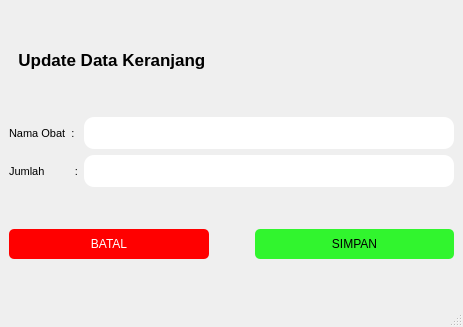
<?xml version="1.0" encoding="UTF-8"?>
<ui version="4.0">
 <class>MainWindow</class>
 <widget class="QMainWindow" name="MainWindow">
  <property name="geometry">
   <rect>
    <x>0</x>
    <y>0</y>
    <width>463</width>
    <height>327</height>
   </rect>
  </property>
  <property name="windowTitle">
   <string>MainWindow</string>
  </property>
  <property name="styleSheet">
   <string notr="true"/>
  </property>
  <widget class="QWidget" name="centralwidget">
   <layout class="QVBoxLayout" name="verticalLayout">
    <item>
     <widget class="QLabel" name="label">
      <property name="maximumSize">
       <size>
        <width>16777215</width>
        <height>30</height>
       </size>
      </property>
      <property name="font">
       <font>
        <pointsize>13</pointsize>
        <bold>true</bold>
       </font>
      </property>
      <property name="styleSheet">
       <string notr="true"/>
      </property>
      <property name="text">
       <string>  Update Data Keranjang</string>
      </property>
     </widget>
    </item>
    <item>
     <layout class="QGridLayout" name="gridLayout">
      <item row="1" column="2">
       <widget class="QLineEdit" name="lineEdit_2">
        <property name="styleSheet">
         <string notr="true">background-color: rgb(255, 255, 255);
border-radius: 10px;
padding: 8px 8px;</string>
        </property>
       </widget>
      </item>
      <item row="0" column="1">
       <widget class="QLabel" name="label_2">
        <property name="font">
         <font>
          <pointsize>8</pointsize>
         </font>
        </property>
        <property name="styleSheet">
         <string notr="true"/>
        </property>
        <property name="text">
         <string>Nama Obat  :</string>
        </property>
       </widget>
      </item>
      <item row="1" column="1">
       <widget class="QLabel" name="label_4">
        <property name="font">
         <font>
          <pointsize>8</pointsize>
         </font>
        </property>
        <property name="styleSheet">
         <string notr="true"/>
        </property>
        <property name="text">
         <string>Jumlah          :</string>
        </property>
       </widget>
      </item>
      <item row="0" column="2">
       <widget class="QLineEdit" name="lineEdit">
        <property name="styleSheet">
         <string notr="true">background-color: rgb(255, 255, 255);
border-radius: 10px;
padding: 8px 8px;</string>
        </property>
       </widget>
      </item>
     </layout>
    </item>
    <item>
     <layout class="QGridLayout" name="gridLayout_2">
      <item row="0" column="2">
       <widget class="QPushButton" name="pushButton_simpan">
        <property name="styleSheet">
         <string notr="true">QPushButton { 
background-color: rgb(49, 245, 46);
	border-radius: 5px;
padding: 8px 8px;
}

/* Saat kursor hover */
QPushButton:hover {
     /* warna saat hover */
	background-color: rgb(85, 255, 127);
    color: black;
}

/* Saat tombol ditekan */
QPushButton:pressed {
     /* warna saat ditekan */
		background-color: rgb(85, 255, 127);
    color: black;
}

</string>
        </property>
        <property name="text">
         <string>SIMPAN</string>
        </property>
       </widget>
      </item>
      <item row="0" column="0">
       <widget class="QPushButton" name="pushButton_batal">
        <property name="styleSheet">
         <string notr="true">QPushButton { 
border-radius: 5px;
padding: 8px 8px;
	background-color: rgb(255, 0, 0);
    color: white;
}

/* Saat kursor hover */
QPushButton:hover {
     /* warna saat hover */
background-color:rgb(213, 0, 0);
	color: white;
}

/* Saat tombol ditekan */
QPushButton:pressed {
     /* warna saat ditekan */
background-color: rgb(213, 0, 0);
	color: white;
}</string>
        </property>
        <property name="text">
         <string>BATAL</string>
        </property>
       </widget>
      </item>
      <item row="0" column="1">
       <spacer name="horizontalSpacer">
        <property name="orientation">
         <enum>Qt::Horizontal</enum>
        </property>
        <property name="sizeType">
         <enum>QSizePolicy::Fixed</enum>
        </property>
        <property name="sizeHint" stdset="0">
         <size>
          <width>40</width>
          <height>20</height>
         </size>
        </property>
       </spacer>
      </item>
     </layout>
    </item>
   </layout>
  </widget>
  <widget class="QMenuBar" name="menubar">
   <property name="geometry">
    <rect>
     <x>0</x>
     <y>0</y>
     <width>463</width>
     <height>22</height>
    </rect>
   </property>
  </widget>
  <widget class="QStatusBar" name="statusbar"/>
 </widget>
 <resources/>
 <connections/>
</ui>
